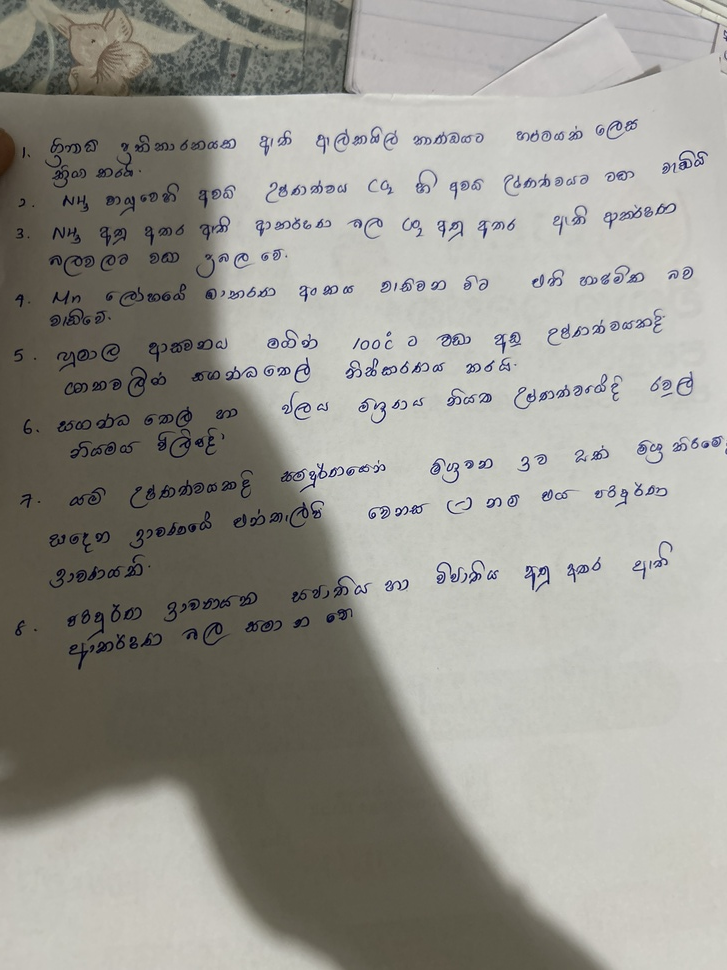
#> input picture classified_images/clear/03ea7a69-c091-4882-ba9f-65fab193ffc0_1753446466752.jpg, 727 x 970 px, shrunk from 3024 x 4032 before the run
$ python -i quick_classifier.py   (imports and definitions only)   (older library calls are emulated)
#> lines starting #> are read from the running program, lines starting #| are printed output that depends on the picture; after the words box and inside, x2 and y2 are one past the last pixel; in counts of white or black regions, pixels touching at a corner belong together
import cv2
import numpy as np
from PIL import Image
import os
import pandas as pd
from pathlib import Path
import shutil

class ImageQualityClassifier:
    def __init__(self):
        """
        Initialize the Image Quality Classifier (without OCR)
        """
        # Classification thresholds - optimized for OCR readability
        self.blur_threshold = 100.0  # Laplacian variance threshold
        self.contrast_threshold = 30.0  # Standard deviation threshold
        self.brightness_min = 40
        self.brightness_max = 220
        self.noise_threshold = 15.0

    def calculate_blur_score(self, image):
        """
        Calculate blur score using Laplacian variance
        Higher values indicate sharper images
        """
        gray = cv2.cvtColor(image, cv2.COLOR_BGR2GRAY)
        laplacian_var = cv2.Laplacian(gray, cv2.CV_64F).var()
        return laplacian_var

    def calculate_contrast_score(self, image):
        """
        Calculate contrast score using standard deviation
        Higher values indicate better contrast
        """
        gray = cv2.cvtColor(image, cv2.COLOR_BGR2GRAY)
        return gray.std()

    def calculate_brightness_score(self, image):
        """
        Calculate average brightness
        """
        gray = cv2.cvtColor(image, cv2.COLOR_BGR2GRAY)
        return gray.mean()

    def calculate_noise_score(self, image):
        """
        Estimate noise using high frequency components
        Lower values indicate less noise
        """
        gray = cv2.cvtColor(image, cv2.COLOR_BGR2GRAY)
        # Apply Gaussian blur and subtract from original
        blurred = cv2.GaussianBlur(gray, (5, 5), 0)
        noise = cv2.subtract(gray, blurred)
        return noise.std()

    def detect_text_regions(self, image):
        """
        Detect potential text regions using edge detection and morphology
        Returns the percentage of image that likely contains text
        """
        gray = cv2.cvtColor(image, cv2.COLOR_BGR2GRAY)

        # Apply adaptive threshold
        thresh = cv2.adaptiveThreshold(gray, 255, cv2.ADAPTIVE_THRESH_GAUSSIAN_C,
                                     cv2.THRESH_BINARY, 11, 2)

        # Find contours
        contours, _ = cv2.findContours(thresh, cv2.RETR_EXTERNAL, cv2.CHAIN_APPROX_SIMPLE)

        # Filter contours that could be text
        text_area = 0
        total_area = image.shape[0] * image.shape[1]

        for contour in contours:
            area = cv2.contourArea(contour)
            if area > 50:  # Minimum area for text
                x, y, w, h = cv2.boundingRect(contour)
                aspect_ratio = w / h
                if 0.1 < aspect_ratio < 10:  # Reasonable aspect ratio for text
                    text_area += area

        text_percentage = (text_area / total_area) * 100
        return text_percentage

    def classify_image(self, image_path):
        """
        Classify a single image as clear or unclear for OCR
        """
        try:
            # Read image
            image = cv2.imread(image_path)
#> image is the input picture: shape (970, 727, 3); mean B, G, R 144, 151.1, 152.6
            if image is None:
                return {"classification": "error", "reason": "Could not read image"}

            # Calculate image quality metrics
            blur_score = self.calculate_blur_score(image)
#> in calculate_blur_score, `laplacian_var = cv2.Laplacian(gray, cv2.CV_64F).var()`: laplacian_var = 1182.6
#> blur_score = 1182.6
            contrast_score = self.calculate_contrast_score(image)
#> contrast_score = 54.62
            brightness_score = self.calculate_brightness_score(image)
#> brightness_score = 150.7
            noise_score = self.calculate_noise_score(image)
#> in calculate_noise_score, `noise = cv2.subtract(gray, blurred)`:
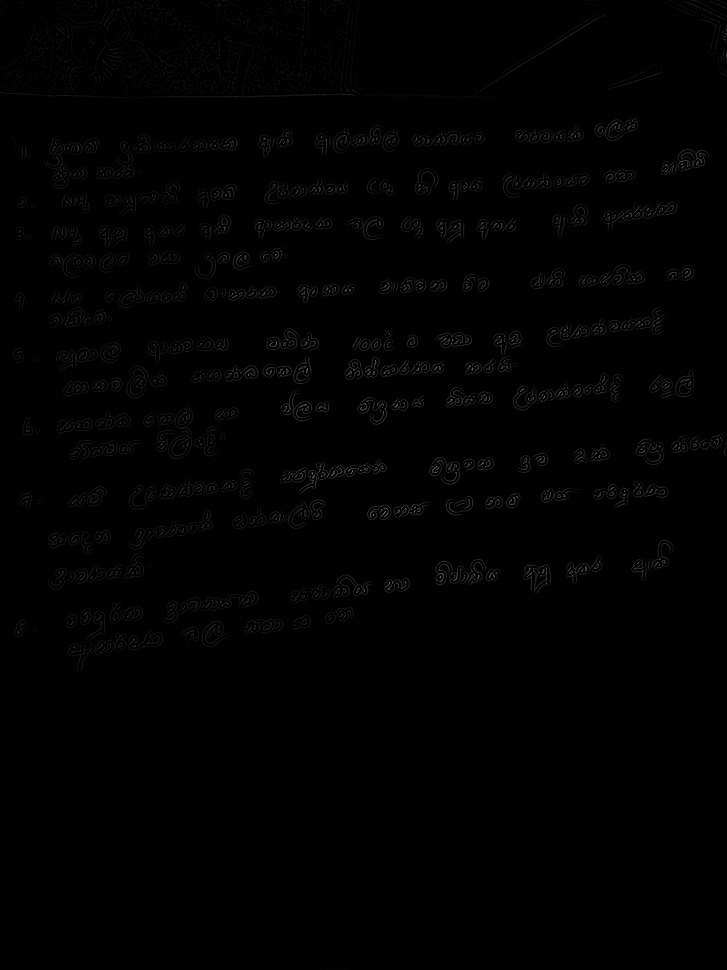
#> noise: shape (970, 727); min 0, max 129, mean 1.5
#> noise_score = 5.74
            text_percentage = self.detect_text_regions(image)
#> in detect_text_regions, `thresh = cv2.adaptiveThreshold(gray, 255, cv2.ADAPTIVE_THRESH_GAUSSIAN..`:
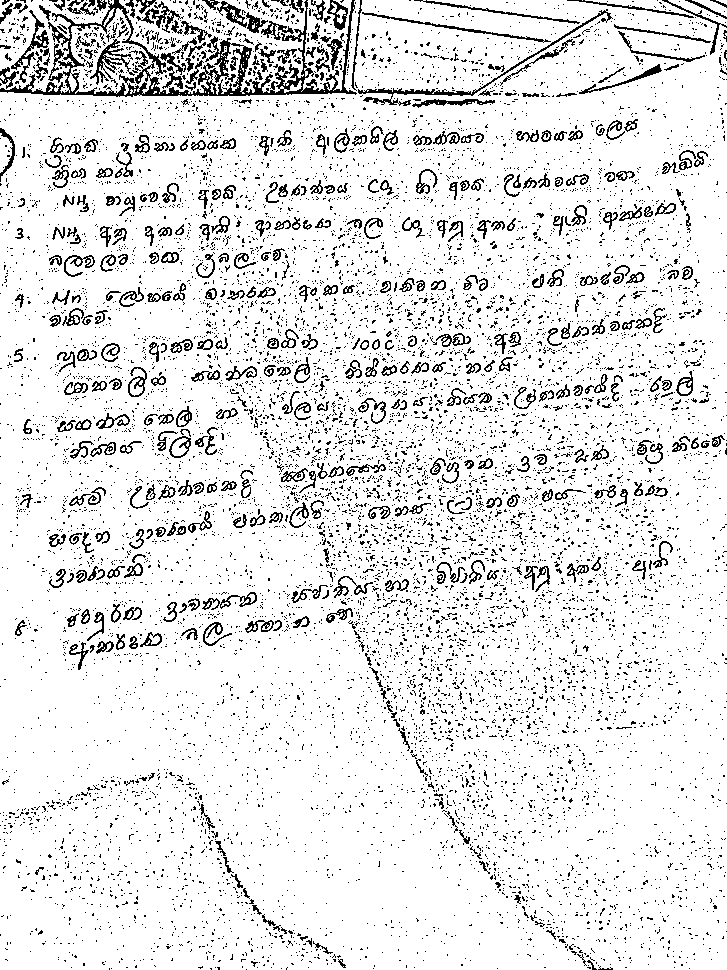
#> thresh: shape (970, 727); 89.7% white; black in thin lines or dots
#> in detect_text_regions, `contours, _ = cv2.findContours(thresh, cv2.RETR_EXTERNAL, cv2.CHAIN_AP..`: contours = 53 contours, 43 with area under 20; largest, box (x1, y1, x2, y2) and area: (0, 0, 727, 970) 667666, (68, 0, 306, 95) 16842, (0, 0, 110, 93) 5596, (301, 0, 352, 92) 2716, (0, 133, 13, 173) 289
#> the loop in detect_text_regions, `for contour in contours:` made 53 passes
#> (area, x, y, w, h, aspect_ratio, text_area) on passes 1, 21, 33, 42, 44, 45, 49, 53: (289, 0, 133, 13, 40, 0.325, 289), (52, 281, 70, 15, 16, 0.938, 341), (53.5, 336, 9, 10, 15, 0.667, 394.5), (188.5, 692, 0, 35, 17, 2.06, 583), (667666, 0, 0, 727, 970, 0.749, 668249), (2716.5, 301, 0, 51, 92, 0.554, 670965.5), (16842.5, 68, 0, 238, 95, 2.51, 687808), (5595.5, 0, 0, 110, 93, 1.18, 693403.5)
#> area on passes 34, 39: 38, 25.5
#> after the loop in detect_text_regions, `for contour in contours:`: text_area = 693403.5
#> in detect_text_regions, `text_percentage = (text_area / total_area) * 100`: text_percentage = 98.33
#> text_percentage = 98.33

            # Classification logic
            reasons = []
            score = 0

            # Blur check (most important for OCR)
            if blur_score >= self.blur_threshold:
                score += 3
            else:
                reasons.append(f"Too blurry (score: {blur_score:.1f}, threshold: {self.blur_threshold})")

            # Contrast check (important for text readability)
            if contrast_score >= self.contrast_threshold:
                score += 3
            else:
                reasons.append(f"Low contrast (score: {contrast_score:.1f}, threshold: {self.contrast_threshold})")

            # Brightness check (not too dark or too bright)
            if self.brightness_min <= brightness_score <= self.brightness_max:
                score += 2
            else:
                reasons.append(f"Poor brightness (score: {brightness_score:.1f}, range: {self.brightness_min}-{self.brightness_max})")

            # Noise check
            if noise_score <= self.noise_threshold:
                score += 1
            else:
                reasons.append(f"Too noisy (score: {noise_score:.1f}, threshold: {self.noise_threshold})")

            # Text presence check
            if text_percentage >= 5:  # At least 5% of image should contain potential text
                score += 1
            else:
                reasons.append(f"Low text content (percentage: {text_percentage:.1f}%)")

            # Final classification (need at least 7/10 points for clear)
            classification = "clear" if score >= 7 else "unclear"

            return {
                "classification": classification,
                "score": score,
                "max_score": 10,
                "blur_score": blur_score,
                "contrast_score": contrast_score,
                "brightness_score": brightness_score,
                "noise_score": noise_score,
                "text_percentage": text_percentage,
                "reasons": reasons if classification == "unclear" else []
            }

        except Exception as e:
            return {"classification": "error", "reason": str(e)}

    # [122 lines left out: functions classify_batch, create_report, not called in this run]

# [14 lines not run here, left out]

>>> result = ImageQualityClassifier().classify_image('classified_images/clear/03ea7a69-c091-4882-ba9f-65fab193ffc0_1753446466752.jpg')
#> result = 9 items

$ run again, on classified_images/clear/03ea7a69-c091-4882-ba9f-65fab193ffc0_1753959629301.jpg
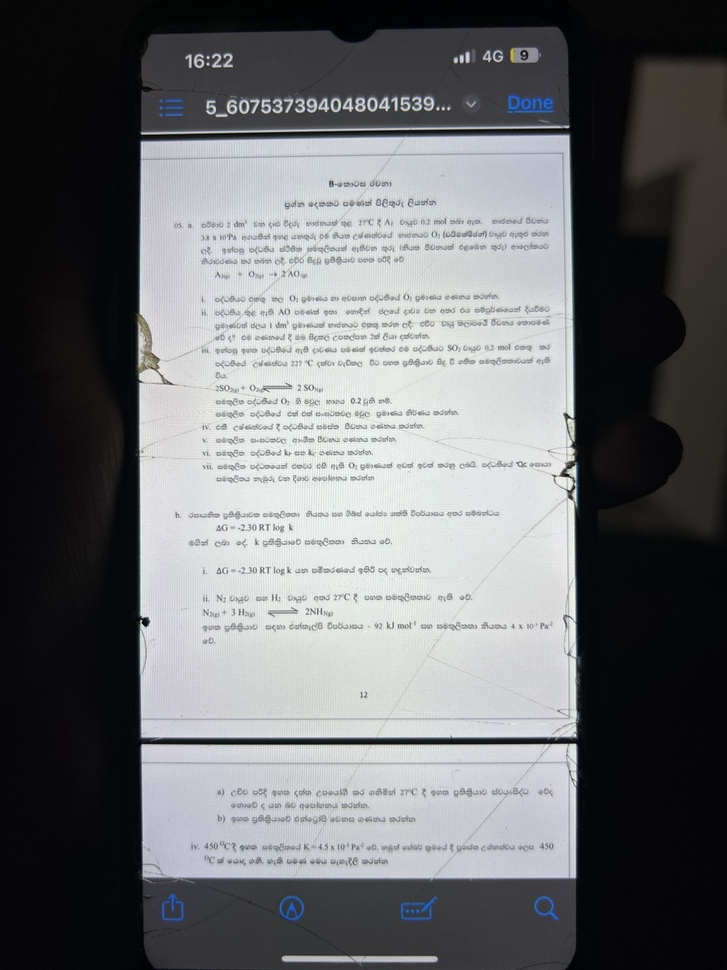
#> input picture classified_images/clear/03ea7a69-c091-4882-ba9f-65fab193ffc0_1753959629301.jpg, 727 x 970 px, shrunk from 3024 x 4032 before the run
#> in classify_image, image is the input picture: shape (970, 727, 3); mean B, G, R 110.8, 108.6, 107.2
#> laplacian_var = 650.8
#> contrast_score = 96.07
#> brightness_score = 108.4
#> noise_score = 4.6
#> in detect_text_regions, `thresh = cv2.adaptiveThreshold(gray, 255, cv2.ADAPTIVE_THRESH_GAUSSIAN..`:
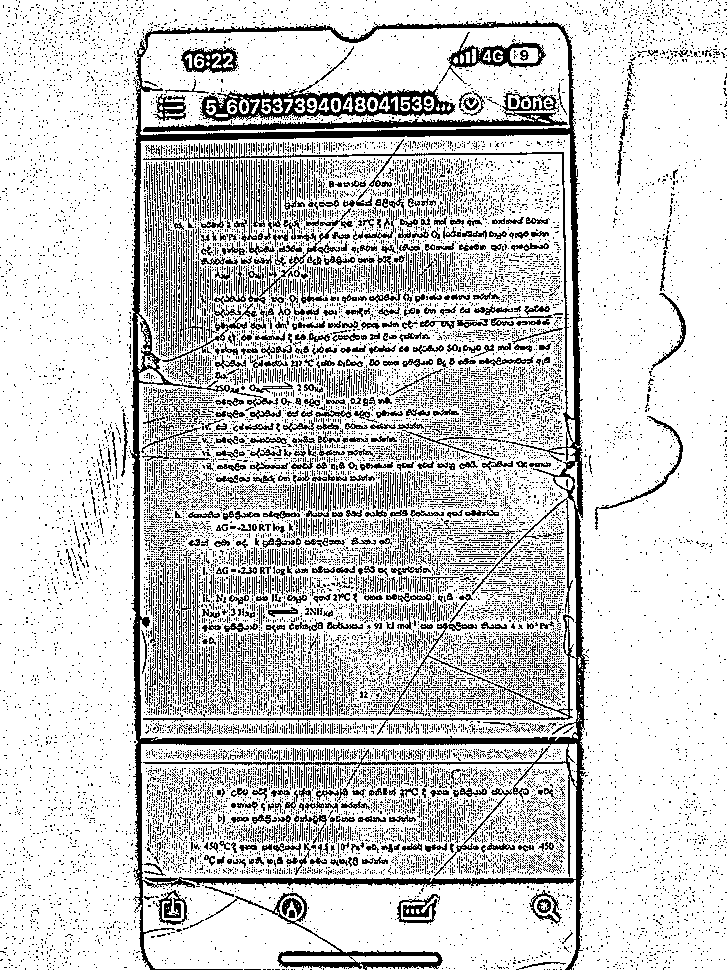
#> thresh: shape (970, 727); 80.6% white; black in thin lines or dots
#> contours = 54 contours, 44 with area under 20; largest, box (x1, y1, x2, y2) and area: (0, 0, 727, 970) 283400, (139, 134, 578, 741) 254696, (141, 743, 577, 970) 90582, (140, 27, 570, 135) 41924, (281, 956, 438, 963) 773
#> the loop in detect_text_regions, `for contour in contours:` made 54 passes
#> (area, x, y, w, h, aspect_ratio, text_area) on passes 12, 32, 34, 39, 42, 44, 46, 50: (90582.5, 141, 743, 436, 227, 1.92, 90582.5), (145.5, 555, 477, 18, 13, 1.38, 90728), (138.5, 565, 462, 13, 47, 0.277, 90866.5), (218, 139, 368, 24, 15, 1.6, 91084.5), (73.5, 144, 355, 12, 13, 0.923, 91158), (222, 136, 314, 14, 58, 0.241, 91380), (254695.5, 139, 134, 439, 607, 0.723, 346075.5), (41924, 140, 27, 430, 108, 3.98, 387999.5)
#> after the loop in detect_text_regions, `for contour in contours:`: text_area = 671400
#> in detect_text_regions, `text_percentage = (text_area / total_area) * 100`: text_percentage = 95.21
#> result = 9 items
